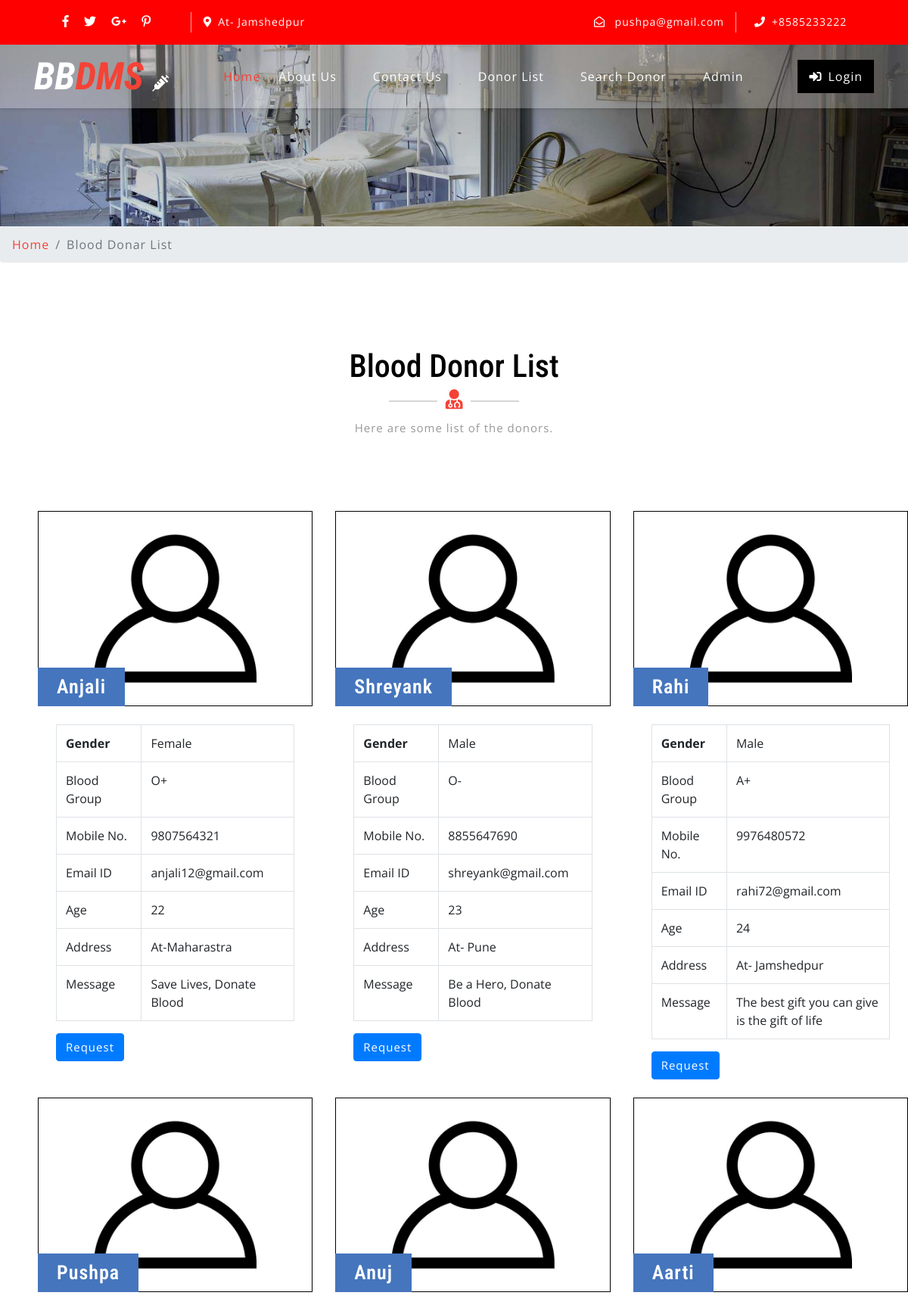
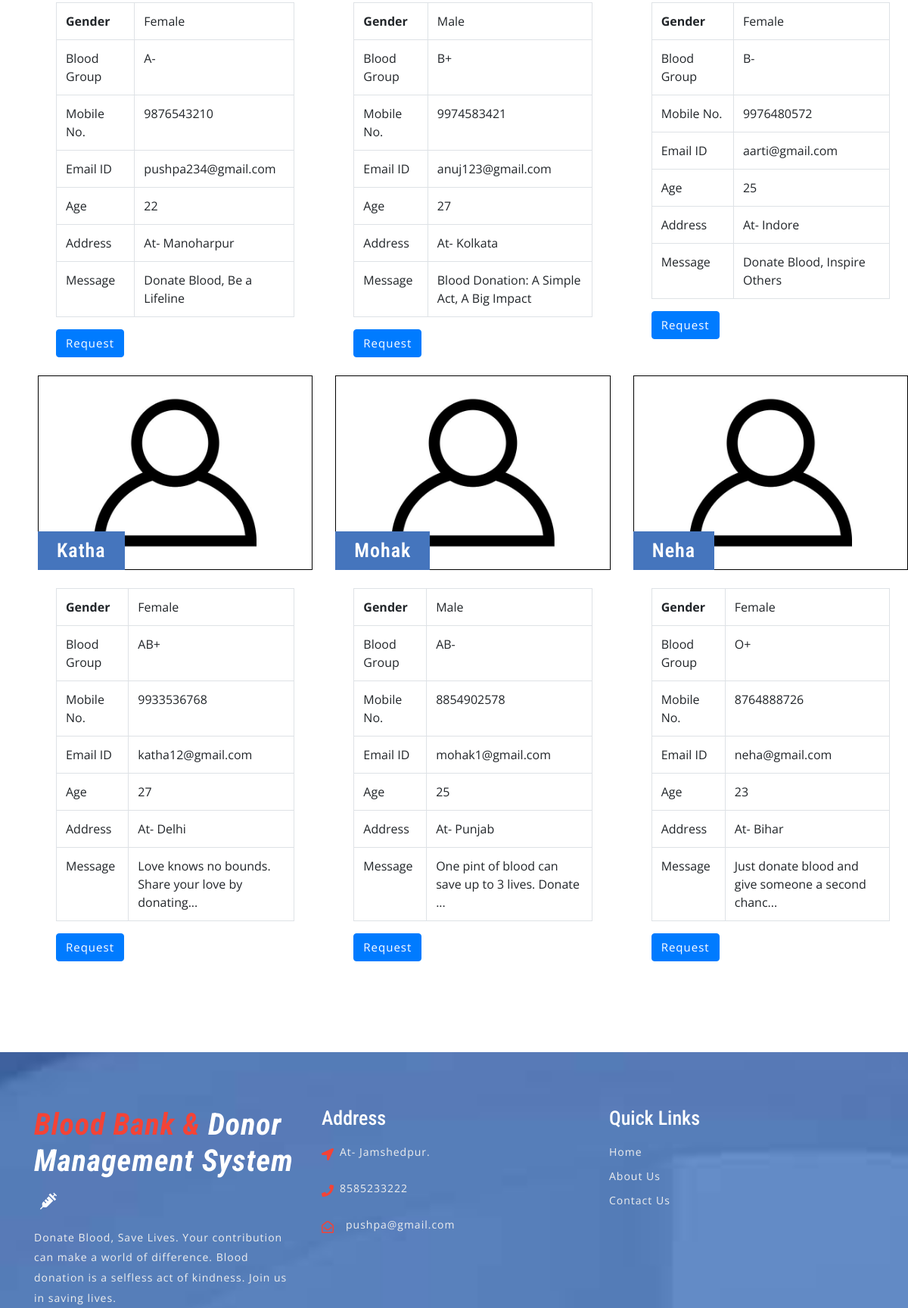
Page /donor-list.php (upper part) on the committed database (2 pictures, top to bottom).
### tables this page shows
CREATE TABLE `tblcontactusinfo` (
  `id` int(11) NOT NULL,
  `Address` tinytext DEFAULT NULL,
  `EmailId` varchar(255) DEFAULT NULL,
  `ContactNo` char(11) DEFAULT NULL
);

CREATE TABLE `tblblooddonars` (
  `id` int(11) NOT NULL,
  `FullName` varchar(100) DEFAULT NULL,
  `MobileNumber` char(11) DEFAULT NULL,
  `EmailId` varchar(100) DEFAULT NULL,
  `Gender` varchar(20) DEFAULT NULL,
  `Age` int(11) DEFAULT NULL,
  `BloodGroup` varchar(20) DEFAULT NULL,
  `Address` varchar(255) DEFAULT NULL,
  `Message` mediumtext DEFAULT NULL,
  `PostingDate` timestamp NOT NULL DEFAULT current_timestamp(),
  `status` int(1) DEFAULT NULL,
  `Password` varchar(250) DEFAULT NULL
);

### donor-list.php (the view, shortened to what this page needs)
<?php
include('includes/config.php');
?>
<!DOCTYPE html>
<html lang="zxx">
<head>
	<link rel="stylesheet" href="css/bootstrap.css">
	<link rel="stylesheet" href="css/style.css" type="text/css" media="all" />
	<link rel="stylesheet" href="css/fontawesome-all.css">
</head>
<body>
	<?php include('includes/header.php');?>
	<div class="inner-banner-w3ls">
	</div>
	<div class="breadcrumb-agile">
		<div aria-label="breadcrumb">
			<ol class="breadcrumb">
				<li class="breadcrumb-item">
					<a href="index.php">Home</a>
				</li>
				<li class="breadcrumb-item active" aria-current="page">Blood Donar List</li>
			</ol>
		</div>
	</div>
	<div class="agileits-contact py-5">
		<div class="py-xl-5 py-lg-3">
			<div class="w3ls-titles text-center mb-5">
				<h3 class="title">Blood Donor List</h3>
				<span>
					<i class="fas fa-user-md"></i>
				</span>
				<p class="mt-2">Here are some list of the donors.</p>
			</div>
			<div class="d-flex">
				<div class="row package-grids mt-5" style="padding-left: 50px;">
				<?php
$status=1;
$sql = "SELECT * from tblblooddonars where status=:status";
$query = $dbh -> prepare($sql);
$query->bindParam(':status',$status,PDO::PARAM_STR);
$query->execute();
$results=$query->fetchAll(PDO::FETCH_OBJ);
if($query->rowCount() > 0)
{
foreach($results as $result)
{ ?>
				<div class="col-md-4 pricing">
					<div class="price-top">
							<img src="images/blood-donorr.jpg" alt="Blood Donot" style="border:1px #000 solid" class="img-fluid" />
						<h3><?php echo htmlentities($result->FullName);?>
						</h3>
					</div>
					<div class="price-bottom p-4">
<table class="table table-bordered">
    <tbody>
      <tr>
        <th>Gender</th>
        <td><?php echo htmlentities($result->Gender);?></td>
      </tr>
      <tr>
        <td>Blood Group</td>
        <td><?php echo htmlentities($result->BloodGroup);?></td>
      </tr>
      <tr>
        <td>Mobile No.</td>
        <td><?php echo htmlentities($result->MobileNumber);?></td>
      </tr>
         <tr>
        <td>Email ID</td>
        <td><?php echo htmlentities($result->EmailId);?></td>
      </tr>
               <tr>
        <td>Age</td>
        <td><?php echo htmlentities($result->Age);?></td>
      </tr>
        <tr>
        <td>Address</td>
        <td><?php echo htmlentities($result->Address);?></td>
      </tr>
<tr>
        <td>Message</td>
        <td><?php echo htmlentities($result->Message);?></td>
      </tr>
    </tbody>
</table>
<a class="btn btn-primary" style="color:#fff"  href="contact-blood.php?cid=<?php echo $result->id;?>">Request</a>
					</div>
				</div><br>
			<?php }} ?>
			</div>
			</div>
		</div>
	</div>
	<?php include('includes/footer.php');?>
</body>
</html>

### includes/header.php (shortened to what this page needs)
    <header>
        <div class="top-bar py-3">
            <div class="container">
                <div class="row">
                    <div class="col-lg-7 top-social-agile">
                        <div class="row">
                            <ul class="col-lg-4 col-6 top-right-info text-center">
                                <li>
                                    <a href="#">
                                        <i class="fab fa-facebook-f"></i>
                                    </a>
                                </li>
                                <li class="mx-3">
                                    <a href="#">
                                        <i class="fab fa-twitter"></i>
                                    </a>
                                </li>
                                <li>
                                    <a href="#">
                                        <i class="fab fa-google-plus-g"></i>
                                    </a>
                                </li>
                                <li class="ml-3">
                                    <a href="#">
                                        <i class="fab fa-pinterest-p"></i>
                                    </a>
                                </li>
                            </ul><?php
$sql = "SELECT * from tblcontactusinfo";
$query = $dbh -> prepare($sql);
$query->execute();
$results=$query->fetchAll(PDO::FETCH_OBJ);
if($query->rowCount() > 0)
{
foreach($results as $result)
{ ?>
                            <div class="col-6 header-top_w3layouts pl-3 text-lg-left text-center">
                                <p class="text-white">
                                    <i class="fas fa-map-marker-alt mr-2"></i><?php  echo $result->Address; ?></p>
                            </div>
                        </div>
                    </div>
                    <div class="col-lg-5 top-social-agile text-lg-right text-center">
                        <div class="row">
                            <div class="col-lg-7 col-6 top-w3layouts">
                                <p class="text-white">
                                    <i class="far fa-envelope-open mr-2"></i>
                                    <a href="mailto:info@example.com" class="text-white"><?php  echo $result->EmailId; ?></a>
                                </p>
                            </div>
                            <div class="col-lg-5 col-6 header-w3layouts pl-4 text-lg-left">
                                <p class="text-white">
                                    <i class="fas fa-phone mr-2"></i>+<?php  echo $result->ContactNo; ?></p>
                            </div>
                        </div><?php } } ?>
                    </div>
                </div>
            </div>
        </div>
    </header>
    <div id="home">
        <div class="main-top py-1">
            <nav class="navbar navbar-expand-lg navbar-light fixed-navi">
                <div class="container">
                    <h1>
                        <a class="navbar-brand font-weight-bold font-italic" href="index.php">
                            <span>BB</span>DMS
                            <i class="fas fa-syringe"></i>
                        </a>
                    </h1>
                    <div class="collapse navbar-collapse text-center" id="navbarSupportedContent">
                        <ul class="navbar-nav ml-lg-auto">
                            <li class="nav-item active mt-lg-0 mt-3">
                                <a class="nav-link" href="index.php">Home
                                </a>
                            </li>
                            <li class="nav-item mx-lg-4 my-lg-0 my-3">
                                <a class="nav-link" href="about.php">About Us</a>
                            </li>
                            <li class="nav-item mx-lg-4 my-lg-0 my-3">
                                <a class="nav-link" href="contact.php">Contact Us</a>
                            </li>
                            <li class="nav-item mx-lg-4 my-lg-0 my-3">
                                <a class="nav-link" href="donor-list.php">Donor List</a>
                            </li>
                            <li class="nav-item mx-lg-4 my-lg-0 my-3">
                                <a class="nav-link" href="search-donor.php">Search Donor</a>
                            </li>
                            <?php if (strlen($_SESSION['bbdmsdid']==0)) {?>
                            <li class="nav-item mx-lg-4 my-lg-0 my-3">
                                <a class="nav-link" href="admin/index.php">Admin</a>
                            </li>
                        </ul>
                        <a href="login.php" class="login-button ml-lg-5 mt-lg-0 mt-4 mb-lg-0 mb-3" >
                            <i class="fas fa-sign-in-alt mr-2"></i>Login</a><?php } ?>
                    </div>
                </div>
            </nav>
        </div>
    </div>

### includes/footer.php (shortened to what this page needs)
<footer>
    <div class="w3ls-footer-grids pt-sm-4 pt-3">
      <div class="container py-xl-5 py-lg-3">
        <div class="row">
          <div class="col-md-4 w3l-footer">
            <h2 class="mb-sm-3 mb-2">
              <a href="index.php" class="text-white font-italic font-weight-bold">
                <span>Blood Bank & </span>Donor Management System
                <i class="fas fa-syringe ml-2"></i>
              </a>
            </h2>
            <p> Donate Blood, Save Lives. Your contribution can make a world of difference. Blood donation is a selfless act of kindness. Join us in saving lives. </p>
          </div>
          <div class="col-md-4 w3l-footer my-md-0 my-4">
            <h3 class="mb-sm-3 mb-2 text-white">Address</h3>
            <ul class="list-unstyled">
              <?php
$sql = "SELECT * from tblcontactusinfo";
$query = $dbh -> prepare($sql);
$query->execute();
$results=$query->fetchAll(PDO::FETCH_OBJ);
if($query->rowCount() > 0)
{
foreach($results as $result)
{ ?>
              <li>
                <i class="fas fa-location-arrow float-left"></i>
                <p class="ml-4">
                  <span><?php  echo $result->Address; ?>. </p>
                <div class="clearfix"></div>
              </li>
              <li class="my-3">
                <i class="fas fa-phone float-left"></i>
                <p class="ml-4"><?php  echo $result->ContactNo; ?></p>
                <div class="clearfix"></div>
              </li>
              <li>
                <i class="far fa-envelope-open float-left"></i>
                <a href="mailto:info@example.com" class="ml-3"><?php  echo $result->EmailId; ?></a>
                <div class="clearfix"></div>
              </li>
            <?php } } ?></ul>
          </div>
          <div class="col-md-4 w3l-footer">
            <h3 class="mb-sm-3 mb-2 text-white">Quick Links</h3>
            <div class="nav-w3-l">
              <ul class="list-unstyled">
                <li>
                  <a href="index.php">Home</a>
                </li>
                <li class="mt-2">
                  <a href="about.php">About Us</a>
                </li>
                <li class="mt-2">
                  <a href="contact.php">Contact Us</a>
                </li>
              </ul>
            </div>
          </div>
        </div>
      </div>
    </div>
  </footer>

### css/style.css (style rules this page uses)
body { padding: 0; margin: 0; background: #FFF; font-family: 'Open Sans', sans-serif; }
body a { transition: 0.5s all; -webkit-transition: 0.5s all; -moz-transition: 0.5s all; -o-transition: 0.5s all; -ms-transition: 0.5s all; text-decoration: none; }
h1, h2, h3, h4, h5, h6 { margin: 0; padding: 0; font-family: 'Roboto Condensed', sans-serif; }
p { margin: 0; padding: 0; font-family: 'Open Sans', sans-serif; font-size: 15px; letter-spacing: 1px; line-height: 1.9; color: #999; }
ul, ol { margin: 0; padding: 0; }
.top-bar { background: red; }
.top-right-info li i { color: #fff; transition: 0.5s all; -webkit-transition: 0.5s all; -moz-transition: 0.5s all; -o-transition: 0.5s all; -ms-transition: 0.5s all; }
.top-right-info li { display: inline-block; }
.header-top_w3layouts p, .header-w3layouts p, .top-w3layouts p { font-size: 14px; }
.header-top_w3layouts, .header-w3layouts { border-left: 1px solid rgba(255, 255, 255, 0.63); }
div#home { position: relative; }
.main-top { position: absolute; z-index: 999; width: 100%; background: rgba(255, 255, 255, 0.26); box-shadow: 0 2px 3px 0 rgba(0, 0, 0, 0.1); -webkit-transition: background-color .1s ease-in-out; -moz-transition: background-color .1s ease-in-out; -ms-transition: background-color .1s ease-in-out; -o-transition: background-color .1s ease-in-out; transition: background-color .1s ease-in-out; }
.navbar-light .navbar-nav .nav-link { padding: 0; color: #fff; background: transparent; font-size: 16px; letter-spacing: 1px; }
.navbar-light .navbar-nav .show>.nav-link, .navbar-light .navbar-nav .active>.nav-link, .navbar-light .navbar-nav .nav-link.show, .navbar-light .navbar-nav .nav-link.active, .navbar-light .navbar-nav .nav-link:hover, .navbar-light .navbar-nav .nav-link:focus { color: #f44336; }
nav.fixed-navi ul { list-style: none; margin: 0; padding: 0; }
nav.fixed-navi ul li { float: left; }
a.navbar-brand { color: #f44336; font-size: 50px; padding: 0; }
.navbar-light .navbar-brand, .navbar-light .navbar-brand:hover, .navbar-light .navbar-brand:focus, .w3l-footer h2 a span { color: #f44336; }
a.navbar-brand span { color: #fff; }
a.navbar-brand i, .w3l-footer h2 a i { color: #fff; font-size: 22px; }
a.login-button { color: #fff; letter-spacing: 1px; font-size: 16px; padding: 10px 15px; background: #000; display: inline-block; }
h3.title { color: #000; font-size: 42px; }
.w3ls-titles span { position: relative; }
.w3ls-titles span:before { content: " "; background: #d6d6d6; width: 64px; height: 2px; position: absolute; top: 9px; left: -75px; }
.w3ls-titles span:after { content: " "; background: #d6d6d6; width: 64px; height: 2px; position: absolute; top: 9px; right: -75px; }
.w3ls-titles i { color: #f44336; font-size: 26px; margin-top: 5px; }
.pricing { -webkit-transition: all 0.5s; -moz-transition: all 0.5s; -o-transition: all 0.5s; -ms-transition: all 0.5s; transition: all 0.5s; }
.price-top { position: relative; }
.price-top h3 { font-size: 26px; color: #fff; position: absolute; background: #4575bd; padding: 10px 25px; bottom: 0; letter-spacing: 1px; text-align: center; font-weight: 600; }
.price-bottom { background: #fff; }
.price-bottom a { color: #999; letter-spacing: 1px; font-size: 15px; }
footer { background: url(../images/bg3.jpg) no-repeat center fixed; background-size: cover; -webkit-background-size: cover; -moz-background-size: cover; -o-background-size: cover; -moz-background-size: cover; }
.w3l-footer h2 a { font-size: 40px; letter-spacing: 1px; }
.w3l-footer h3 { font-size: 26px; }
.w3l-footer p, .w3l-footer p a, .w3l-footer ul li a { font-size: 14px; color: #efefef; letter-spacing: 1px; }
.w3l-footer ul li i { color: #f44336; line-height: 2; }
.inner-banner-w3ls { background: url(../images/banner3.jpg) no-repeat center; background-size: cover; -webkit-background-size: cover; -moz-background-size: cover; -o-background-size: cover; -moz-background-size: cover; height: 20vw; }
.breadcrumb li a { color: #f44336; }
.breadcrumb li { letter-spacing: 1px; color: #000; }

### rows in the picture
tblcontactusinfo: Address "At- Jamshedpur", EmailId "pushpa@gmail.com", ContactNo "8585233222"
tblblooddonars: FullName "Anjali", Gender "Female", BloodGroup "O+", MobileNumber "9807564321", EmailId "anjali12@gmail.com", Age "22", Address "At-Maharastra", Message "Save Lives, Donate Blood"
tblblooddonars: FullName "Shreyank", Gender "Male", BloodGroup "O-", MobileNumber "8855647690", EmailId "shreyank@gmail.com", Age "23", Address "At- Pune", Message "Be a Hero, Donate Blood"
tblblooddonars: FullName "Rahi", Gender "Male", BloodGroup "A+", MobileNumber "9976480572", EmailId "rahi72@gmail.com", Age "24", Address "At- Jamshedpur", Message "The best gift you can give is the gift of life"
tblblooddonars: FullName "Pushpa", Gender "Female", BloodGroup "A-", MobileNumber "9876543210", EmailId "pushpa234@gmail.com", Age "22", Address "At- Manoharpur", Message "Donate Blood, Be a Lifeline"
tblblooddonars: FullName "Anuj", Gender "Male", BloodGroup "B+", MobileNumber "9974583421", EmailId "anuj123@gmail.com", Age "27", Address "At- Kolkata", Message "Blood Donation: A Simple Act, A Big Impact"
tblblooddonars: FullName "Aarti", Gender "Female", BloodGroup "B-", MobileNumber "9976480572", EmailId "aarti@gmail.com", Age "25", Address "At- Indore", Message "Donate Blood, Inspire Others"
tblblooddonars: FullName "Katha", Gender "Female", BloodGroup "AB+", MobileNumber "9933536768", EmailId "katha12@gmail.com", Age "27", Address "At- Delhi", Message "Love knows no bounds. Share your love by donating..."
tblblooddonars: FullName "Mohak", Gender "Male", BloodGroup "AB-", MobileNumber "8854902578", EmailId "mohak1@gmail.com", Age "25", Address "At- Punjab", Message "One pint of blood can save up to 3 lives. Donate ..."
tblblooddonars: FullName "Neha", Gender "Female", BloodGroup "O+", MobileNumber "8764888726", EmailId "neha@gmail.com", Age "23", Address "At- Bihar", Message "Just donate blood and give someone a second chanc..."
